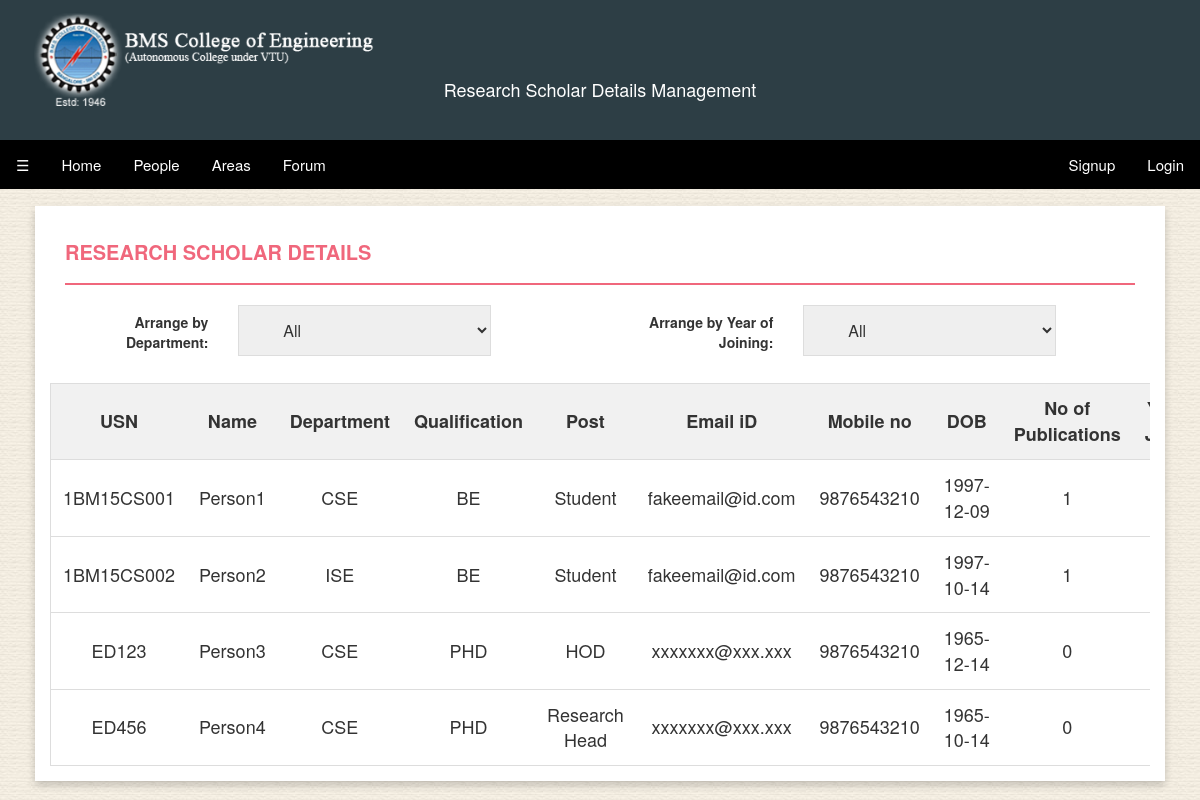
Page /research/res_people.php on the committed database.
### tables this page shows
CREATE TABLE IF NOT EXISTS `scholar` (
  `name` varchar(30) NOT NULL,
  `qual` varchar(10) NOT NULL,
  `dept` varchar(10) NOT NULL,
  `post` varchar(20) NOT NULL,
  `sex` varchar(6) NOT NULL,
  `dob` varchar(10) NOT NULL,
  `eid` varchar(30) NOT NULL,
  `mob` bigint(20) NOT NULL,
  `addr1` varchar(100) NOT NULL,
  `pcode` int(11) NOT NULL,
  `usn` varchar(12) NOT NULL,
  PRIMARY KEY (`usn`)
);

CREATE TABLE IF NOT EXISTS `rch_details` (
  `yearj` date NOT NULL,
  `nopub` int(11) NOT NULL,
  `norep` int(11) NOT NULL,
  `usn` varchar(12) NOT NULL,
  PRIMARY KEY (`usn`)
);

### research/res_people.php (the view, shortened to what this page needs)
<!DOCTYPE html>
<html>
<head>
	<link rel="stylesheet" href="https://maxcdn.bootstrapcdn.com/bootstrap/3.3.7/css/bootstrap.min.css">
	<link rel="stylesheet" href="animate.css">
	<link rel="stylesheet" href="mycss.css">
</head>
<body>
	<div class="headerf">
			<?php
				include "main.php";
				$stat=$_SESSION["status"];
			?>
		<div class="col-md-12 col-sm-12 col-xs-12" style="background-color:#2D3E45;height:140px;">
			<div class="col-md-4 col-sm-4 col-xs-4">
				<a href="http://bmsce.ac.in/department/computer-science-and-engineering">
					<img src="logo.png" class="img-responsive im animated pulse" alt="BMS COLLEGE OF ENGENEERING"/>
				</a>
			</div>
			<div class="col-md-4 col-sm-4 col-xs-4">
				<h4 align="center" id="hd" style="color:white;padding-top:70px;">Research Scholar Details Management</h4>
			</div>
		</div>
		<ul class="tab col-md-12 col-sm-12 col-xs-12" style="width:100%;">
			<li><a style="cursor:pointer" class="tablinks" onclick="openNav()">&#9776;</a></li>
			<li><a href = "home.php" class="tablinks active">Home</a></li>
			<?php
				if($stat && $_SESSION["type"] != "scholar")
					echo "<li><a href = 'res_people.php' class='tablinks'>People</a></li>";
				else
					echo "<li><a href = 'people.php' class='tablinks'>People</a></li>";
			?>
			<li><a href = "area.php" class="tablinks">Areas</a></li>
			<li><a href = "forum.php" class="tablinks">Forum</a></li>
			<?php
				if($stat)
				{
					echo "<li><a href = 'report.php' class='tablinks'>Report</a></li>";
					echo "<li style='float:right;'><a href = 'logout.php' class='tablinks'>Logout</a></li>";
					if($_SESSION["type"] == "scholar")
						$pg = "sprof.php";
					elseif($_SESSION["type"] == "admin")
						$pg = "aprof.php";
					elseif($_SESSION["type"] == "hod")
						$pg = "hprof.php";
					elseif($_SESSION["type"] == "rh")
						$pg = "rprof.php";
					if($_SESSION["type"] != "admin")
					echo "<li style='float:right;'><a href = '".$pg."' class='tablinks' style='cursor:pointer;'>". ($name) ."</a></li>";
					echo "<li style='float:right;'><a href = '".$pg."' class='tablinks' style='cursor:pointer;'>". ($usn) ."</a></li>";
				}
				else
				{
					echo "<li style='float:right;'><a data-toggle='modal' data-target='#lg' class='tablinks' style='cursor:pointer;'>Login</a></li>";
					echo "<li style='float:right;'><a href = 'form.php' class='tablinks'>Signup</a></li>";
				}
			?>
		</ul>
	</div>
	<div id="main" onclick="closeNav()">
		<div class="col-md-12 col-sm-12 col-xs-12" style="margin-top:16px;margin-bottom:16px;">
			<div class="col-md-12 col-sm-12 col-xs-12 card">
				<div class="col-md-12">
					<h3 class="page-head-line">Research Scholar Details</h3>
				</div>
				<form class="form-horizontal">
					<div class="form-group">
						<label class="control-label col-md-2 col-sm-2" for="myInput">Arrange by Department:</label>
						<div class="col-md-3 col-sm-3">
							<select id="myInput" class="Input" onchange="tablefunct('myInput')">
								<option value="">All</option>
							</select>
						</div>
						<label class="control-label col-md-offset-1 col-md-2 col-sm-2" for="myInput">Arrange by Year of Joining:</label>
						<div class="col-md-3 col-sm-3">
							<select id="myInput1" class="Input" onchange="tablefunct('myInput1')">
								<option value="">All</option>
							</select>
						</div>
					</div>
				</form>
				<div class="table-responsive">
					<table id="myTable">
						<tr class="header">
							<th>USN</th>
							<th>Name</th>
							<th>Department</th>
							<th>Qualification</th>
							<th>Post</th>
							<th>Email iD</th>
							<th>Mobile no</th>
							<th>DOB</th>
							<th>No of Publications</th>
							<th>Year of Joining</th>
						</tr>
						<?php
							$query="SELECT * FROM scholar, rch_details WHERE scholar.usn=rch_details.usn";
							$result=mysqli_query($dbhandle,$query);
							while($row=mysqli_fetch_assoc($result))
							{
								echo "<tr>";
								echo "<td>".$row['usn']."</td>";
								echo "<td>".$row['name']."</td>";
								echo "<td>".$row['dept']."</td>";
								echo "<td>".$row['qual']."</td>";
								echo "<td>".$row['post']."</td>";
								echo "<td>".$row['eid']."</td>";
								echo "<td>".$row['mob']."</td>";
								echo "<td>".$row['dob']."</td>";
								echo "<td>".$row['nopub']."</td>";
								echo "<td>".$row['yearj']."</td>";
								echo "</tr>";
							}
						?>
					</table>
				</div>
			</div>
		</div>
	</div>
</body>
</html>

### research/mycss.css (style rules this page uses)
body,html { height:100%; width:100%; background:url(bg.jpg) repeat; }
.headerf { position:fixed; width:100%; z-index:99; }
.im { height:110px; float:left; padding-top:10px; padding-left:4px; }
ul.tab { list-style-type: none; margin: 0; padding: 0; overflow: hidden; background-color: #000000; }
ul.tab li { float: left; }
ul.tab li a { display: inline-block; color: white; background-color: black; text-align: center; padding: 14px 16px; text-decoration: none; transition: 0.3s; font-size: 15px; }
ul.tab li a:focus, .active { color: #000000; background-color: #EEEEEE; }
.Input { background-image: url('/css/searchicon.png'); background-position: 10px 12px; background-repeat: no-repeat; width: 100%; font-size: 16px; padding: 12px 20px 12px 40px; border: 1px solid #ddd; margin-bottom: 12px; }
#myTable { border-collapse: collapse; width: 100%; border: 1px solid #ddd; font-size: 18px; }
#myTable th, #myTable td { text-align: center; padding: 12px; }
#myTable tr { border-bottom: 1px solid #ddd; }
#myTable tr.header, #myTable tr:hover { background-color: #f1f1f1; }
.card { background-color:white; box-shadow: 0 4px 8px 0 rgba(0,0,0,0.2); transition: 0.3s; padding: 15px 15px; }
.page-head-line { font-weight: 900; padding-bottom: 20px; border-bottom: 2px solid #F0677C; text-transform: uppercase; color: #F0677C; font-size: 20px; margin-bottom: 20px; }
#main { transition: margin-left .5s; padding: 20px; opacity: 1; position:relative; top:170px; }

### rows in the picture
scholar: rch_details.usn "1BM15CS001", name "Person1", dept "CSE", qual "BE", post "Student", eid "fakeemail@id.com", mob "9876543210", dob "1997-12-09", rch_details.nopub "1"
scholar: rch_details.usn "1BM15CS002", name "Person2", dept "ISE", qual "BE", post "Student", eid "fakeemail@id.com", mob "9876543210", dob "1997-10-14", rch_details.nopub "1"
scholar: rch_details.usn "ED123", name "Person3", dept "CSE", qual "PHD", post "HOD", eid "xxxxxxx@xxx.xxx", mob "9876543210", dob "1965-12-14", rch_details.nopub "0"
scholar: rch_details.usn "ED456", name "Person4", dept "CSE", qual "PHD", post "Research Head", eid "xxxxxxx@xxx.xxx", mob "9876543210", dob "1965-10-14", rch_details.nopub "0"
